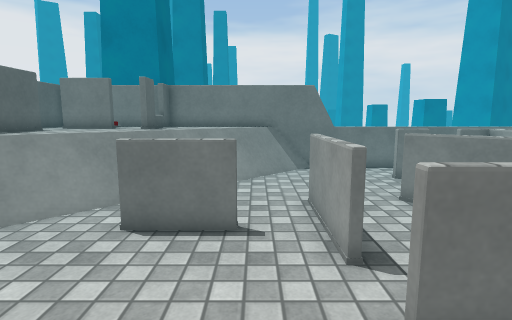
View 1 (above)

15 first-person views from a walk through a 3-D level made in the Unity game engine. The camera is 1.3 m above the floor, tilts 8° down and sees 80° across. The floor is counted in squares, 0.5 m on a side. Each view is taken from the middle of a square. On the plan, view 1 faces up. The plan holds only what a view shows up to about 20 squares ahead; the rest is blank. The place goes on beyond the plan. The player character is not drawn. Surface patterns are stand-ins for the level's own textures.

View 2
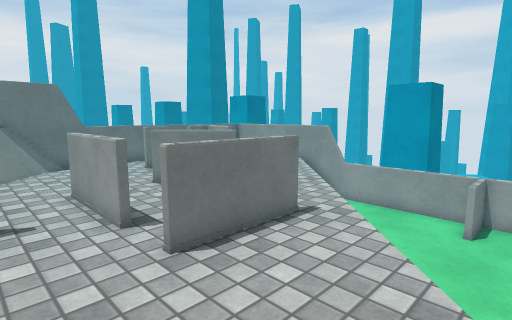

View 3
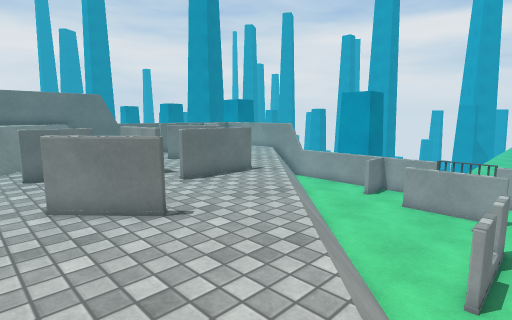

View 4
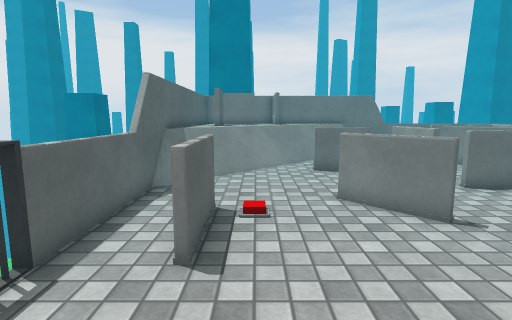

View 5
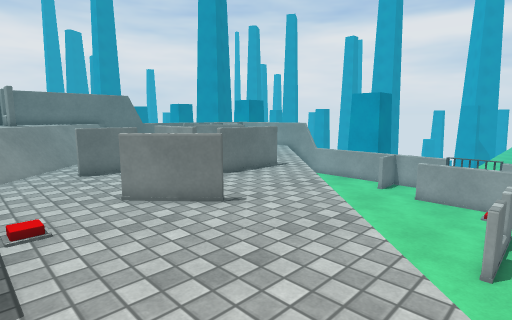

View 6
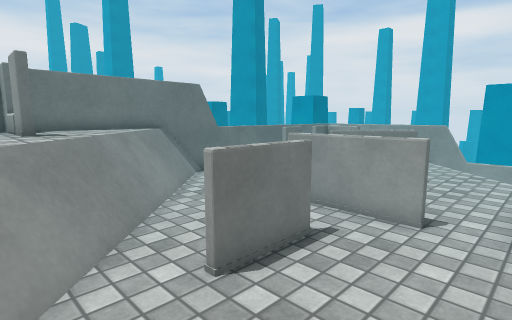

View 7
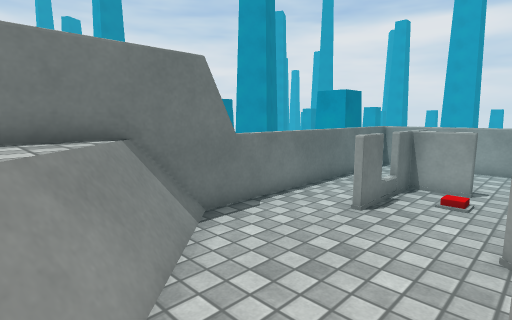

View 8
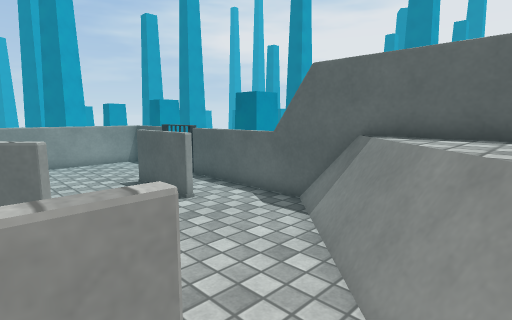

View 9
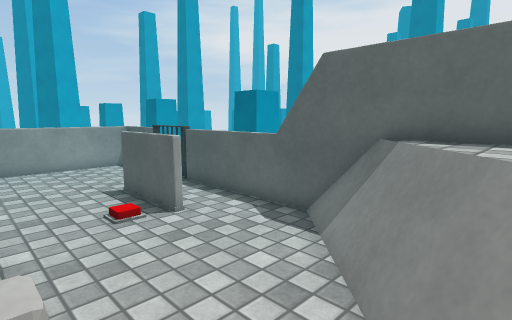

View 10
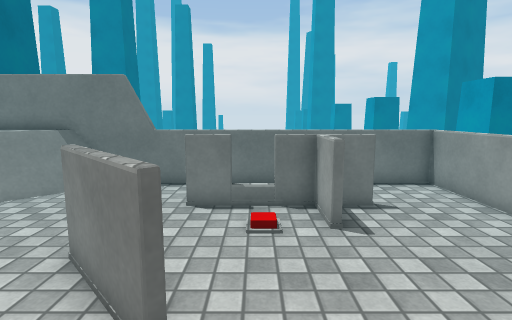

View 11
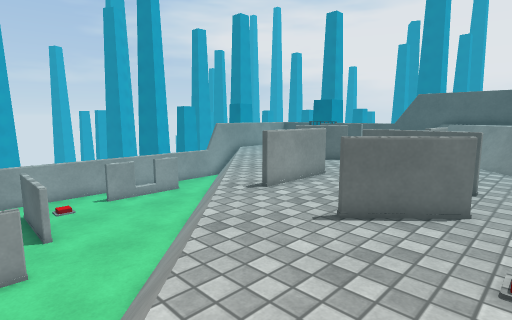

View 12
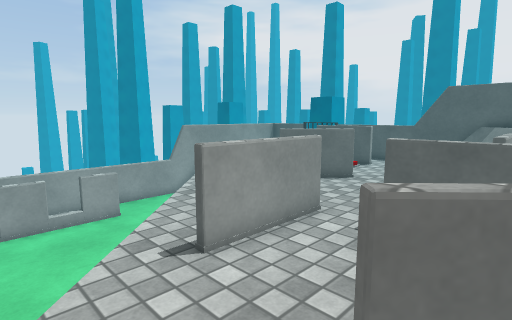

View 13
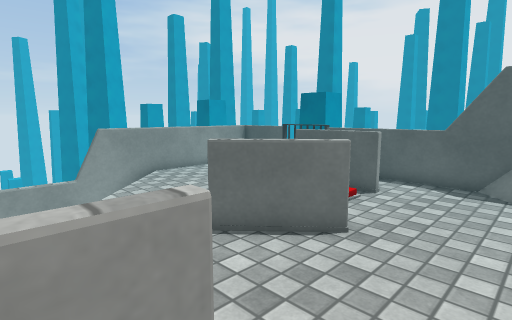

View 14
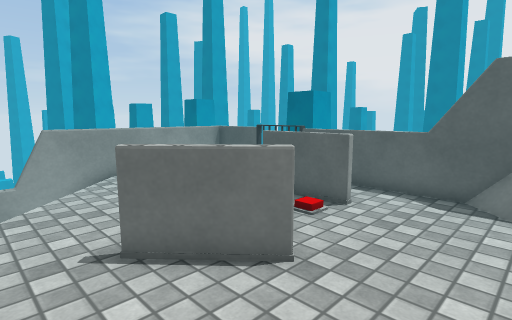

View 15
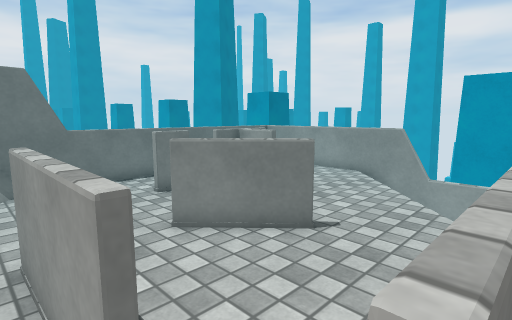

### Floor plan
Key: @ floor where view 1 was taken; # wall or solid block; x gap in a wall; . main floor; : floor 0.25 m higher than the main floor; - floor 0.5 m lower than the main floor; = window, fence, low wall or low ledge; v drop or lower ground; O other object.
Columns run from 10 left of view 1 to 15 right of it. Each row starts with its distance up from view 1.
 16 #  ############==========#
 15 #         #=#........ ...=
 14 #        #=#.......   ...=
 13 #       #=#.....#=O===...=
 12 #      #=#..........=....=
 11 #     #=#.........:.#....=
 10 #    #=#.......=.........=
  9 #   #=#.... #..=.........#
  8 #  #=#..... =..#=....... #
  7 # #=#..#==. =...##.....  v
  6 ##=#....... =.........  vv
  5 #=#..................-vvvv
  4 ##..................-vvvvv
  3 #...........#===...vvvvvvv
  2 =.................vvvvvvvv
  1 =......=#........vvvvvvvvv
  0 =.#=:...=#@.....vvvvvvvvvv
 -1 =.#=...........vvvvvvvvvvv
 -2 =. =..........vvvvvvvvvv v
 -3 x............vvvvvvvvvv  v
 -4 ............vvvvvvvvvvv  v
 -5   .........vvvvvvvvvvvv  v
 -6 = ........vvvvvvvvvvvvv  v
 -7 =........  vvvvvvvvvvvvvvv
 -8 =.......  vvvvvv  vvvvv
 -9 #======##vvvvvvvvvvvvvvv

Where each view was taken, in squares from view 1:
view 1: 0 up, 0 right, facing up
view 2: 2 down, 1 left, facing up-right
view 3: 8 down, 5 left, facing up-right
view 4: 8 down, 6 left, facing up
view 5: 8 down, 7 left, facing up-right
view 6: 3 up, 6 left, facing up-right
view 7: 9 up, 2 left, facing up-right
view 8: 9 up, 2 left, facing down-left
view 9: 8 up, 3 left, facing down-left
view 10: 4 up, 8 right, facing up
view 11: 11 up, 14 right, facing down-left
view 12: 8 up, 9 right, facing down-left
view 13: 5 up, 3 right, facing down-left
view 14: 5 up, 1 right, facing down-left
view 15: 3 up, 1 right, facing up-right
